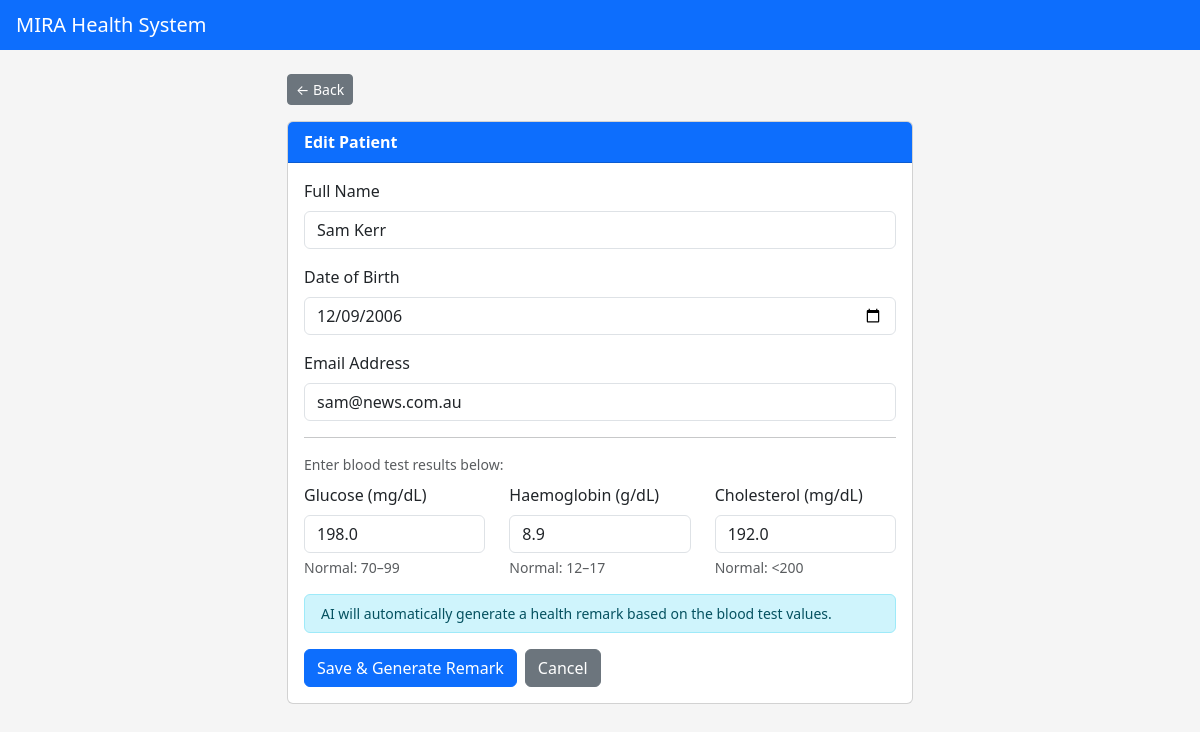
Screenshot of /edit/17 with the database file from the repository.
### tables this page shows
CREATE TABLE patients (
            id INTEGER PRIMARY KEY AUTOINCREMENT,
            full_name TEXT,
            dob TEXT,
            email TEXT,
            glucose REAL,
            haemoglobin REAL,
            cholesterol REAL,
            remarks TEXT
        );

### app.py (the view, shortened to what this page needs)
@app.route("/edit/<int:id>", methods=["GET", "POST"])
def edit(id):
    patient = get_one(id)
    if not patient:
        flash("Patient not found.", "danger")
        return redirect(url_for("home"))
    return render_template("form.html", title="Edit Patient", action=f"/edit/{id}", data=patient)

### database.py (called while the page is built)
def connect():
    conn = sqlite3.connect("patients.db")
    conn.row_factory = sqlite3.Row
    return conn

def get_one(id):
    conn = connect()
    row = conn.execute("SELECT * FROM patients WHERE id = ?", (id,)).fetchone()
    conn.close()
    return row

### templates/form.html (shortened to what this page needs)
<!DOCTYPE html>
<html lang="en">
<head>
  <link rel="stylesheet" href="https://cdn.jsdelivr.net/npm/bootstrap@5.3.0/dist/css/bootstrap.min.css">
  <link rel="stylesheet" href="{{ url_for('static', filename='style.css') }}">
</head>
<body>
<nav class="navbar navbar-dark bg-primary px-3">
  <span class="navbar-brand mb-0 h1">MIRA Health System</span>
</nav>
<div class="container mt-4" style="max-width: 650px;">
  <div class="mb-3">
    <a href="/" class="btn btn-sm btn-secondary">&larr; Back</a>
  </div>
  <div class="card">
    <div class="card-header bg-primary text-white">
      <strong>{{ title }}</strong>
    </div>
    <div class="card-body">
      <form method="POST" action="{{ action }}">
        <div class="mb-3">
          <label class="form-label">Full Name</label>
          <input type="text" name="full_name" class="form-control"
                 value="{{ data.get('full_name', '') if data is mapping else data['full_name'] }}"
                 placeholder="Enter full name" required>
        </div>
        <div class="mb-3">
          <label class="form-label">Date of Birth</label>
          <input type="date" name="dob" class="form-control"
                 value="{{ data.get('dob', '') if data is mapping else data['dob'] }}"
                 required>
        </div>
        <div class="mb-3">
          <label class="form-label">Email Address</label>
          <input type="email" name="email" class="form-control"
                 value="{{ data.get('email', '') if data is mapping else data['email'] }}"
                 placeholder="Enter email" required>
        </div>
        <hr>
        <p class="text-muted small mb-2">Enter blood test results below:</p>
        <div class="row">
          <div class="col-md-4 mb-3">
            <label class="form-label">Glucose (mg/dL)</label>
            <input type="number" step="0.1" name="glucose" class="form-control"
                   value="{{ data.get('glucose', '') if data is mapping else data['glucose'] }}"
                   placeholder="e.g. 95" required>
            <div class="form-text">Normal: 70–99</div>
          </div>
          <div class="col-md-4 mb-3">
            <label class="form-label">Haemoglobin (g/dL)</label>
            <input type="number" step="0.1" name="haemoglobin" class="form-control"
                   value="{{ data.get('haemoglobin', '') if data is mapping else data['haemoglobin'] }}"
                   placeholder="e.g. 14" required>
            <div class="form-text">Normal: 12–17</div>
          </div>
          <div class="col-md-4 mb-3">
            <label class="form-label">Cholesterol (mg/dL)</label>
            <input type="number" step="0.1" name="cholesterol" class="form-control"
                   value="{{ data.get('cholesterol', '') if data is mapping else data['cholesterol'] }}"
                   placeholder="e.g. 180" required>
            <div class="form-text">Normal: &lt;200</div>
          </div>
        </div>
        <div class="alert alert-info py-2 small">
          AI will automatically generate a health remark based on the blood test values.
        </div>
        <div class="d-flex gap-2">
          <button type="submit" class="btn btn-primary">Save &amp; Generate Remark</button>
          <a href="/" class="btn btn-secondary">Cancel</a>
        </div>
      </form>
    </div>
  </div>
</div>
</body>
</html>

### static/style.css (style rules this page uses)
body { background-color: #f5f5f5; }
.navbar { margin-bottom: 10px; }
.card { border-radius: 6px; }

### rows the page displays
patients: full_name "Sam Kerr", dob "12/09/2006", email "sam@news.com.au", glucose "198.0", haemoglobin "8.9", cholesterol "192.0"

### other values shown
{{ title }} "Edit Patient"
